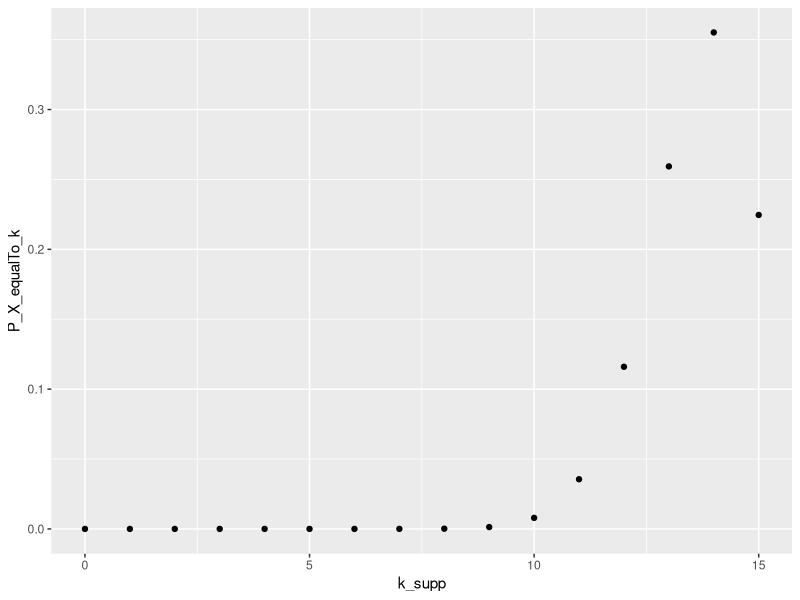

The R source for this figure:
## ---- chunk 1
knitr::opts_chunk$set(echo = TRUE)
library(ggplot2)
## ---- chunk 2
# Say we have the following (contingency) table
disease_smoke_tbl <- data.frame('disease' = c(10, 5), 'healthy' = c(1000, 100))
rownames(disease_smoke_tbl) <- c('non-smoke', 'smoke')

disease_smoke_tbl

# Then, we compare the disease proportions of smoke and non-smoke people.

# Null hypothesis H_0: p = p0. 
# - p is the diease proportion of one condition, non-smoke or smoke. 
# - p0 is the disease proportion of the other condition, and we take 
#   p0 as constant to perform one-sample proportion test. 

# If we use the disease proportion of smoke as p0:
prop.test(x = disease_smoke_tbl['non-smoke', 'disease'], n = sum(disease_smoke_tbl['non-smoke',]),
          p = disease_smoke_tbl['smoke', 'disease'] / sum(disease_smoke_tbl['smoke', ]),
          alternative = 'two.sided', correct = F)

# If we use the disease proportion of non-smoke as p0:
prop.test(x = disease_smoke_tbl['smoke', 'disease'], n = sum(disease_smoke_tbl['smoke',]),
          p = disease_smoke_tbl['non-smoke', 'disease'] / sum(disease_smoke_tbl['non-smoke', ]),
          alternative = 'two.sided', correct = F)

# If we use two-sample proportion test
prop.test(x = as.matrix(disease_smoke_tbl), alternative = 'two.sided', correct = F)
## ---- chunk 3
# sc represents statistical convention
sc_disease_smoke_tbl <- disease_smoke_tbl
sc_disease_smoke_tbl$total = rowSums(sc_disease_smoke_tbl)
sc_disease_smoke_tbl <- rbind(sc_disease_smoke_tbl, colSums(sc_disease_smoke_tbl))
rownames(sc_disease_smoke_tbl)[3] <- 'total'
sc_disease_smoke_tbl
## ---- chunk 4
# df is the shorthand for data frame.
disease_smoke_raw_df <- data.frame(disease = c(rep('yes', 15), rep('no', 1100)),
                                   smoke = c(rep('yes', 5), rep('no', 10),
                                             rep('yes', 100), rep('no', 1000)),
                                   stringsAsFactors = F)
head(disease_smoke_raw_df)

# Then, we prepare replace yes or no with more informative values.
# disease column:
# - yes -> disease
# - no  -> non-disease
# 
# smoke column
# - yes -> smoke
# - no  -> non-smoke
informative_ds_raw_df <- data.frame(
  disease = sapply(disease_smoke_raw_df$disease, function(x) {
    if (x == 'yes') {
      return('disease')
    } else if (x == 'no') {
      return('non-disease')
    } else {
      stop(paste("Unkown disease condition", x))
    }
  }), 
  smoke = sapply(disease_smoke_raw_df$smoke, function(x) {
    if (x == 'yes') {
      return('smoke')
    } else if (x == 'no') {
      return('non-smoke')
    } else {
      stop(paste("Unkown smoke condition", x))
    }
  })
)

# Generate contingency table
ds_2x2_tbl <- table(informative_ds_raw_df$smoke, informative_ds_raw_df$disease)
ds_2x2_tbl
## ---- chunk 5
# Print the 2x2 table again
ds_2x2_tbl

# Perform chi square test
chisq.test(ds_2x2_tbl, correct = F)

# Compare to prop.test
prop.test(x = as.matrix(disease_smoke_tbl), alternative = 'two.sided', correct = F)
## ---- chunk 6
# This lists the number and marginal **sums**
sc_disease_smoke_tbl

# This lists the proportion and marginal **proportions**
sc_disease_smoke_tbl / sc_disease_smoke_tbl['total', 'total']

## ---- chunk 7
ds_2x2_tbl
n <- sum(ds_2x2_tbl)

p11 <- rowSums(ds_2x2_tbl)[1] / n * colSums(ds_2x2_tbl)[1] / n
p12 <- rowSums(ds_2x2_tbl)[1] / n * colSums(ds_2x2_tbl)[2] / n
p21 <- rowSums(ds_2x2_tbl)[2] / n * colSums(ds_2x2_tbl)[1] / n
p22 <- rowSums(ds_2x2_tbl)[2] / n * colSums(ds_2x2_tbl)[2] / n

e11 <- p11 * n
e12 <- p12 * n
e21 <- p21 * n
e22 <- p22 * n

x2_helper <- function(o, e) {
  return((o - e)^2 / e)
}

x2 <- x2_helper(ds_2x2_tbl[1, 1], e11) + 
      x2_helper(ds_2x2_tbl[1, 2], e12) + 
      x2_helper(ds_2x2_tbl[2, 1], e21) + 
      x2_helper(ds_2x2_tbl[2, 2], e22)
names(x2) <- 'x_square'
x2

# This is identical to the result of chisq.test
chisq.test(ds_2x2_tbl, correct = F)$statistic
## ---- chunk 8
ds_2x2_tbl

# Apply Fisher's exact test
fisher.test(ds_2x2_tbl, alternative='two.sided')

# Compare to chi-square test
chisq.test(ds_2x2_tbl, correct = F)
## ---- chunk 9
knitr::asis_output("\U220E")
## ---- chunk 10
ds_2x2_tbl
n = sum(ds_2x2_tbl)

p_test_stat <- (choose(ds_2x2_tbl[1, 1] + ds_2x2_tbl[1, 2], ds_2x2_tbl[1, 1]) 
                * choose(ds_2x2_tbl[2, 1] + ds_2x2_tbl[2, 2], ds_2x2_tbl[2, 1])
                / choose(n, ds_2x2_tbl[1, 1] + ds_2x2_tbl[2, 1]))

p_test_stat
## ---- chunk 11
ds_2x2_tbl

N <- sum(ds_2x2_tbl)
K <- ds_2x2_tbl[1, 1] + ds_2x2_tbl[1, 2]
n <- ds_2x2_tbl[1, 1] + ds_2x2_tbl[2, 1]

k_supp <- seq(max(0, n+K-N), min(n, K))
# k_supp is as expected
k_supp

# We will use dhyper to calculate the probabilities
# From the documentation of dhyper:
# p(x) = choose(m, x) choose(n, k-x) / choose(m+n, k) 
# for x = 0, ..., k.
# Then, we plug in our parameters generated using the wikipedia notation:
P_X_equalTo_k <- dhyper(x = k_supp, m = K, n = N-K, k = n)
P_X_equalTo_k
# This is slightly confusing, you have to check each parameter carefully. 
qplot(x = k_supp, y = P_X_equalTo_k, geom = 'point')
## ---- chunk 12
two_sided_p_val <- sum(P_X_equalTo_k[P_X_equalTo_k <= p_test_stat])
two_sided_p_val

# Compare to fisher.test
two_sided_ref_p_val <- fisher.test(ds_2x2_tbl, alternative='two.sided')$p.val
two_sided_ref_p_val
all.equal(two_sided_p_val, two_sided_ref_p_val)

# alternative hypothesis is less than
one_sided_ahl_p_val <- sum(P_X_equalTo_k[k_supp <= ds_2x2_tbl[1, 1]])
one_sided_ahl_p_val

one_sided_ahl_ref_p_val <- fisher.test(ds_2x2_tbl, alternative='l')$p.val
one_sided_ahl_ref_p_val
all.equal(one_sided_ahl_p_val, one_sided_ahl_ref_p_val)

# alternative hypothesis is greater than
one_sided_ahg_p_val <- sum(P_X_equalTo_k[k_supp >= ds_2x2_tbl[1, 1]])
one_sided_ahg_p_val

one_sided_ahg_ref_p_val <- fisher.test(ds_2x2_tbl, alternative='g')$p.val
one_sided_ahg_ref_p_val
all.equal(one_sided_ahg_p_val, one_sided_ahg_ref_p_val)
## ---- chunk 13
ds_2x2_tbl2 <- ds_2x2_tbl
ds_2x2_tbl2[1, 1] <- 13
ds_2x2_tbl2[2, 1] <- 2
ds_2x2_tbl2
